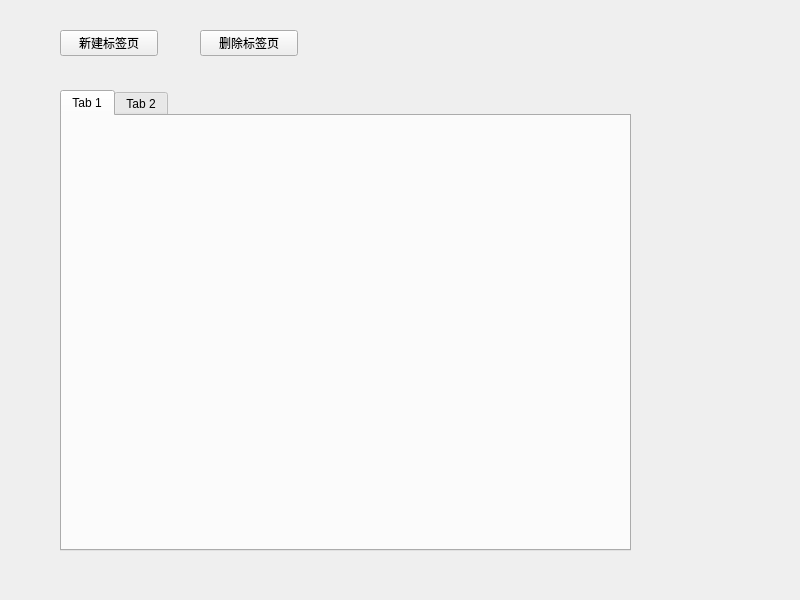
<?xml version="1.0" encoding="UTF-8"?>
<ui version="4.0">
 <class>Widget</class>
 <widget class="QWidget" name="Widget">
  <property name="geometry">
   <rect>
    <x>0</x>
    <y>0</y>
    <width>800</width>
    <height>600</height>
   </rect>
  </property>
  <property name="windowTitle">
   <string>Widget</string>
  </property>
  <widget class="QTabWidget" name="tabWidget">
   <property name="geometry">
    <rect>
     <x>60</x>
     <y>90</y>
     <width>571</width>
     <height>461</height>
    </rect>
   </property>
   <property name="currentIndex">
    <number>0</number>
   </property>
   <widget class="QWidget" name="tab">
    <attribute name="title">
     <string>Tab 1</string>
    </attribute>
   </widget>
   <widget class="QWidget" name="tab_2">
    <attribute name="title">
     <string>Tab 2</string>
    </attribute>
   </widget>
  </widget>
  <widget class="QPushButton" name="pushButton">
   <property name="geometry">
    <rect>
     <x>60</x>
     <y>30</y>
     <width>98</width>
     <height>26</height>
    </rect>
   </property>
   <property name="text">
    <string>新建标签页</string>
   </property>
  </widget>
  <widget class="QPushButton" name="pushButton_2">
   <property name="geometry">
    <rect>
     <x>200</x>
     <y>30</y>
     <width>98</width>
     <height>26</height>
    </rect>
   </property>
   <property name="text">
    <string>删除标签页</string>
   </property>
  </widget>
 </widget>
 <resources/>
 <connections/>
</ui>
